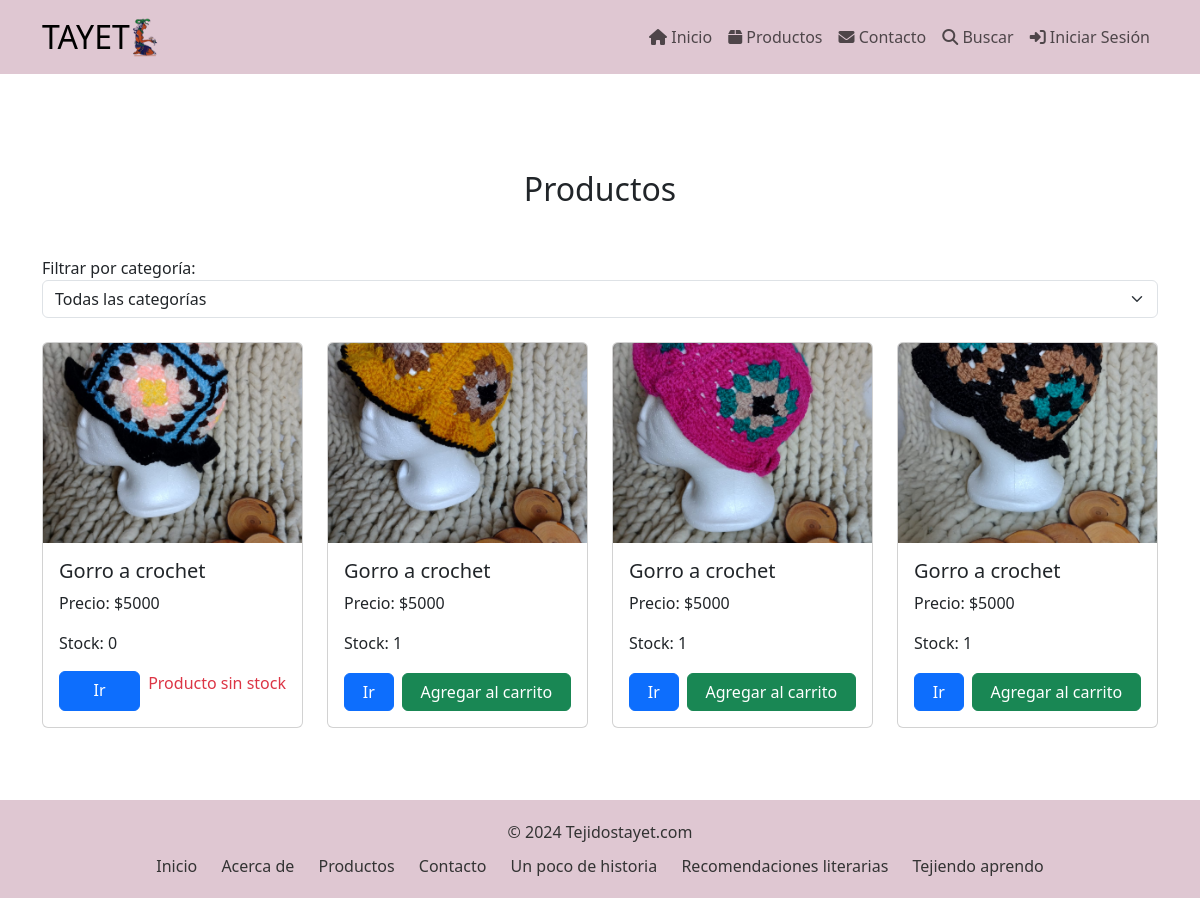
/productos/, run on the app's committed database.
### core/models.py (models this page shows, shortened)
class Producto(models.Model):
    nombre = models.CharField(max_length=100)
    descripcion = models.TextField()
    precio = models.IntegerField()
    imagen = models.ImageField(upload_to='productos/')
    categoria = models.ForeignKey(Categoria, on_delete=models.CASCADE, related_name='productos')
    stock = models.IntegerField(default=0)

### core/views.py (the view)
# urls.py: path('productos/', productos, name="productos"),
def productos(request):
    categorias = Categoria.objects.all()
    categoria_id = request.GET.get('categoria')
    search_query = request.GET.get('search', '')
    if categoria_id:
        productos = Producto.objects.filter(categoria_id=categoria_id)
    else:
        productos = Producto.objects.all()
    if search_query:
        productos = productos.filter(nombre__icontains=search_query) | productos.filter(descripcion__icontains=search_query)
    return render(request, 'core/productos.html', {'productos': productos, 'categorias': categorias})

### core/context_processors.py (called while the page is built)
def carrito_context(request):
    if request.user.is_authenticated:
        cantidad_total = Carrito.objects.filter(usuario=request.user).aggregate(total_cantidad=Sum('cantidad'))['total_cantidad'] or 0
    else:
        cantidad_total = 0
    return {'cantidad_total': cantidad_total}

### core/templates/core/productos.html (shortened to what this page needs)
{% extends "core/base.html" %}
{% load static %}
{% block principal %}
<section id="productos" class="pt-5">
    <div class="container">
        <h2 class="text-center my-5">Productos</h2>
        <div class="mb-4">
            <form method="get" action="{% url 'productos' %}">
                <div class="form-group">
                    <label for="categoria">Filtrar por categoría:</label>
                    <select id="categoria" name="categoria" class="form-select" onchange="this.form.submit()">
                        <option value="">Todas las categorías</option>
                    </select>
                </div>
            </form>
        </div>
        <div class="row">
            {% for producto in productos %}
            <div class="col-lg-3 mb-4 d-flex">
                <div class="card flex-fill" style="width: 100%;">
                    <img src="{{ producto.imagen.url }}" class="card-img-top" alt="{{ producto.nombre }}" style="object-fit: cover; height: 200px;">
                    <div class="card-body d-flex flex-column">
                        <h5 class="card-title">{{ producto.nombre }}</h5>
                        <p class="card-text">Precio: ${{ producto.precio }}</p>
                        <p class="card-text">Stock: {{ producto.stock }}</p>
                        <div class="d-flex gap-2 mt-auto">
                            <a href="{% url 'producto_detalle' producto.id %}" class="btn btn-primary flex-grow-1">
                                Ir
                            </a>
                            {% if producto.stock > 0%}
                            <a href="{% url 'agregar_al_carrito' producto.id %}" class="btn btn-success flex-grow-1">
                                Agregar al carrito
                            </a>
                            {% else %}
                                <p class="text-danger">Producto sin stock</p>
                            {% endif %}
                        </div>
                    </div>
                </div>
            </div>
            {% empty %}
            <p class="text-center">No hay productos disponibles.</p>
            {% endfor %}
        </div>
    </div>
</section>
<div class="pt-5"></div>
{% endblock %}

### core/templates/core/base.html (style rules this page uses)
html, body { height: 100%; margin: 0; display: flex; flex-direction: column; }

### data on the page
Producto: imagen (picture), nombre "Gorro a crochet", precio "5000", stock "0", shows "Producto sin stock"
Producto: imagen (picture), nombre "Gorro a crochet", precio "5000", stock "1", shows "Agregar al carrito"
Producto: imagen (picture), nombre "Gorro a crochet", precio "5000", stock "1", shows "Agregar al carrito"
Producto: imagen (picture), nombre "Gorro a crochet", precio "5000", stock "1", shows "Agregar al carrito"
